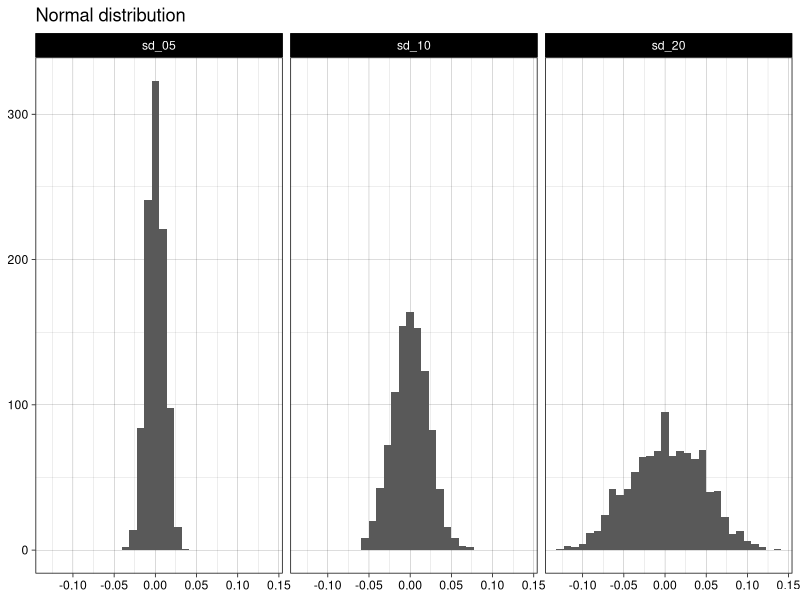
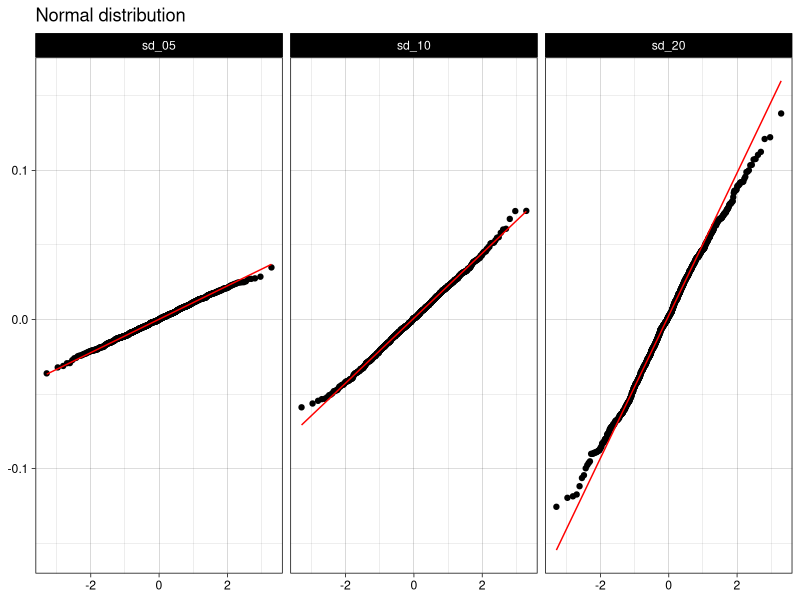
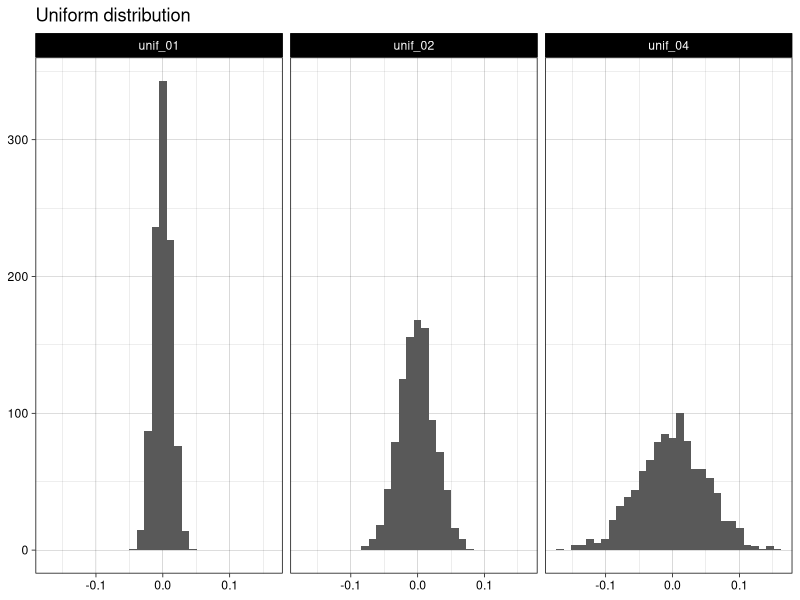
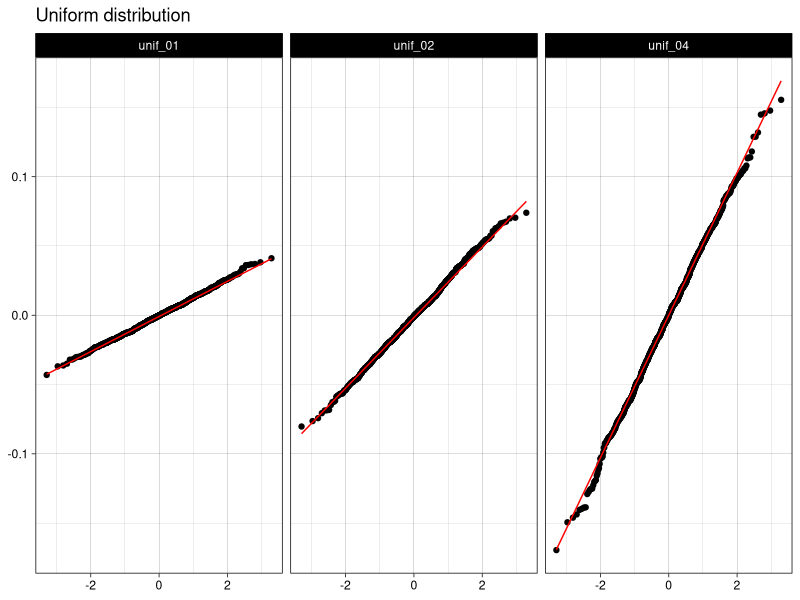

These figures' R source, in order:
## ---- chunk 1
knitr::opts_chunk$set(echo = TRUE)
## ---- chunk 2
library(tidyverse)
## ---- chunk 3
set.seed(11)
sd_05 <- map(1:1000, ~ rnorm(2000, mean = 0, sd = 0.5))
sd_10 <- map(1:1000, ~ rnorm(2000, mean = 0, sd = 1))
sd_20 <- map(1:1000, ~ rnorm(2000, mean = 0, sd = 2))

norm <- list(sd_05 = sd_05, sd_10 = sd_10, sd_20 = sd_20)
## ---- chunk 4
map_int(norm, length)
## ---- chunk 5
mean_norm <- map(norm, ~ map_dbl(. , mean))
## ---- chunk 6
map_dbl(mean_norm, mean)
## ---- chunk 7
map_dbl(mean_norm, ~ sd(.))
## ---- chunk 8
c(0.5, 1, 2)/sqrt(2000)
## ---- chunk 9
norm_table <- map2_dfr(mean_norm, names(mean_norm), ~ tibble(value = .x, name = .y))
norm_table
## ---- chunk 10
norm_table |>
  ggplot(aes(value)) +
  geom_histogram(bins = 30) +
  facet_grid(. ~ name) +
  theme_linedraw() +
  labs(title = "Normal distribution", x = NULL, y = NULL)
## ---- chunk 11
norm_table |>
  ggplot(aes(sample = value)) +
  stat_qq() +
  stat_qq_line(color = "red") +
  facet_grid(. ~ name) +
  theme_linedraw() +
  labs(title = "Normal distribution", x = NULL, y = NULL)
## ---- chunk 12
set.seed(55)
unif_01 <- map(1:1000, ~ runif(2000, min = -1, max = 1))
unif_02 <- map(1:1000, ~ runif(2000, min = -2, max = 2))
unif_04 <- map(1:1000, ~ runif(2000, min = -4, max = 4))

unif <- list(unif_01 = unif_01, unif_02 = unif_02, unif_04 = unif_04)
## ---- chunk 13
mean_unif <- map(unif, ~ map_dbl(. , mean))
## ---- chunk 14
map_dbl(mean_unif, mean)
map_dbl(mean_unif, ~ sd(.))
## ---- chunk 15
c(2, 4, 8)/sqrt(12*2000)
## ---- chunk 16
unif_table <- map2_dfr(mean_unif, names(mean_unif), ~ tibble(value = .x, name = .y))
unif_table
## ---- chunk 17
unif_table |>
  ggplot(aes(value)) +
  geom_histogram(bins = 30) +
  facet_grid(. ~ name) +
  theme_linedraw() +
  labs(title = "Uniform distribution", x = NULL, y = NULL)
## ---- chunk 18
unif_table |>
  ggplot(aes(sample = value)) +
  stat_qq() +
  stat_qq_line(color = "red") +
  facet_grid(. ~ name) +
  theme_linedraw() +
  labs(title = "Uniform distribution", x = NULL, y = NULL)
## ---- chunk 19
sessionInfo()
